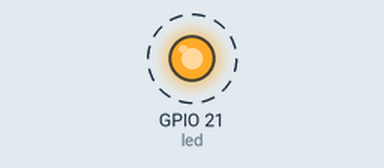
A program run on a simulated Raspberry Pi (BCM pin numbers). Parts: output pins drawn as LEDs (lit = HIGH). Dashed ring = blinking.

Above: at 0.2 s.
Timing chart, 0 to 3.0 s (numbered marks = the images above):
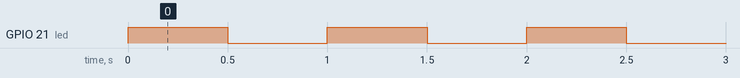

The program:

led.py
```python
import RPi.GPIO as gpio
import time

# Especificamos la salida a la que esta conectada el led
led = 21

# Definimos que queremos usar la numeracion BCM (es el numero que esta despues del #)
gpio.setmode(gpio.BCM)
gpio.setup(led, gpio.OUT)

# Parpadeamos para siempre un LED, hasta que alguien oprima control-c
try:
    while True:
        gpio.output(led, gpio.HIGH)
        time.sleep(0.5)
        gpio.output(led, gpio.LOW)
        time.sleep(0.5)
except KeyboardInterrupt:
    # Si alguien oprime control-c reiniciamos a la normalidad el GPIO
    gpio.cleanup()
```

Measured:
- by itself, GPIO 21 (led): alternates HIGH for 0.50 s and LOW for 0.50 s
